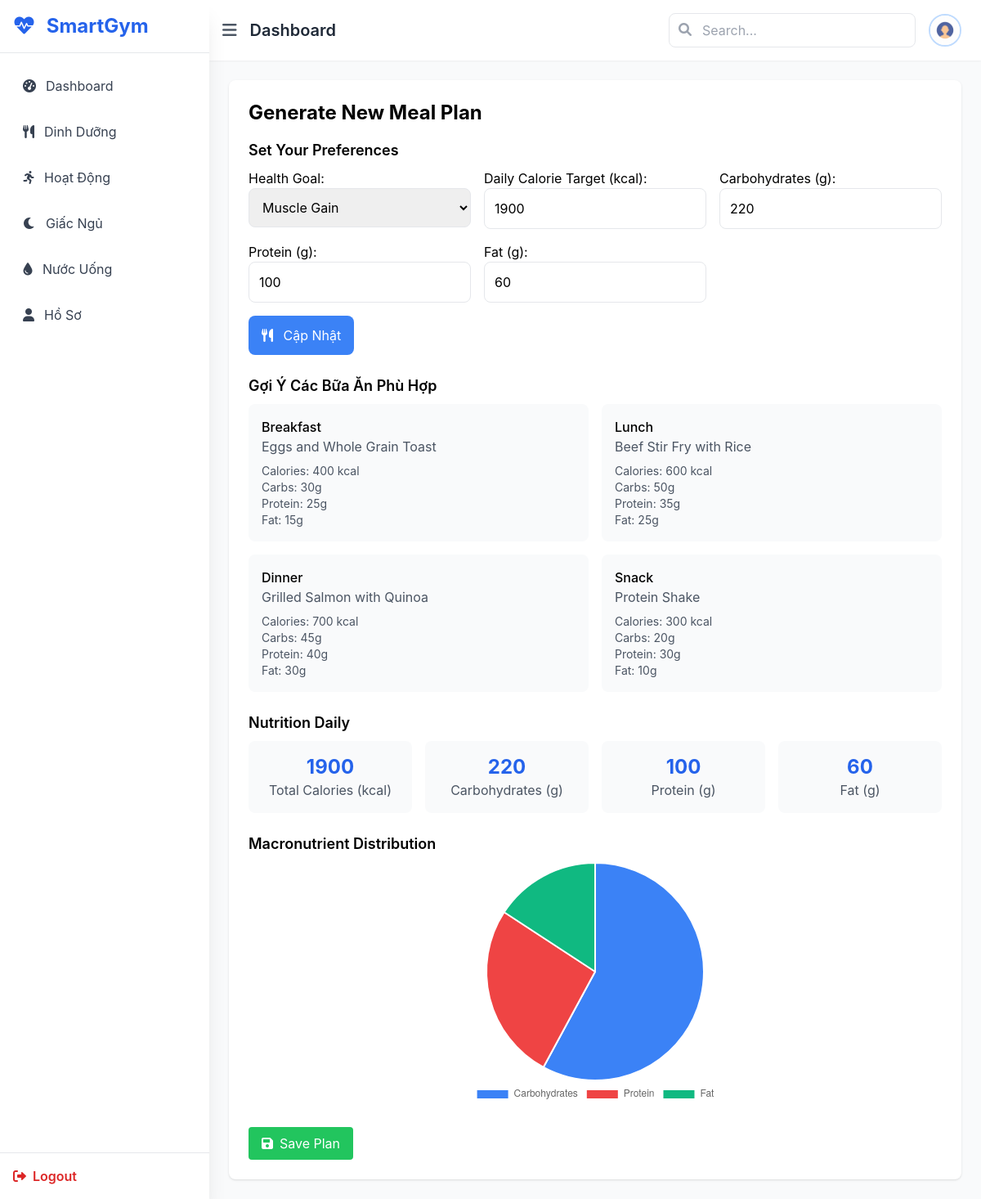
The page /generate_meal_plan/ (signed in) on the database its author committed.
### nutrition/models.py (models this page shows, shortened)
class SuggestedMeal(models.Model):
    MEAL_TYPE_CHOICES = [
        ('breakfast', 'Breakfast'),
        ('lunch', 'Lunch'),
        ('dinner', 'Dinner'),
        ('snack', 'Snack'),
    ]
    GOAL_CHOICES = [
        ('weight_loss', 'Weight Loss'),
        ('muscle_gain', 'Muscle Gain'),
        ('maintenance', 'Maintenance'),
        ('energy', 'Improve Energy'),
    ]
    goal_type = models.CharField(max_length=20, choices=GOAL_CHOICES)
    bmi_min = models.FloatField()
    bmi_max = models.FloatField()
    meal_type = models.CharField(max_length=10, choices=MEAL_TYPE_CHOICES)
    meal_name = models.CharField(max_length=100)
    calories = models.PositiveIntegerField()
    carbs = models.PositiveIntegerField()
    protein = models.PositiveIntegerField()
    fat = models.PositiveIntegerField()

### main/views.py (the view)
# urls.py: path('generate_meal_plan/', views.generate_meal_plan, name='generate_meal_plan'),
@login_required
def generate_meal_plan(request):
    user = request.user
    bmi = user.bmi
    recommendation = None
    suggested_meals = []
    form = GoalSelectionForm()
    if request.method == 'POST':
        form = GoalSelectionForm(request.POST)
        if form.is_valid():
            goal = form.cleaned_data['goal_type']
            rec = GoalRecommendation.objects.filter(
                goal_type=goal,
                bmi_min__lte=bmi,
                bmi_max__gte=bmi
            ).first()
            if rec:
                form = GoalSelectionForm(initial={
                    'goal_type': goal,
                    'calorie_target': rec.calories,
                    'carbs': rec.carbs,
                    'protein': rec.protein,
                    'fat': rec.fat,
                })
                recommendation = {
                    'calories': rec.calories,
                    'carbs': rec.carbs,
                    'protein': rec.protein,
                    'fat': rec.fat,
                }
                suggested_meals = SuggestedMeal.objects.filter(
                    goal_type=goal,
                    bmi_min__lte=bmi,
                    bmi_max__gte=bmi
                )
    else:
        try:
            saved = SavedMealPlan.objects.get(user=user)
            form = GoalSelectionForm(initial={
                'goal_type': saved.goal_type,
                'calorie_target': saved.calorie_target,
                'carbs': saved.carbs,
                'protein': saved.protein,
                'fat': saved.fat,
            })
            recommendation = {
                'calories': saved.calorie_target,
                'carbs': saved.carbs,
                'protein': saved.protein,
                'fat': saved.fat,
            }
            suggested_meals = SuggestedMeal.objects.filter(
                goal_type=saved.goal_type,
                bmi_min__lte=bmi,
                bmi_max__gte=bmi
            )
        except SavedMealPlan.DoesNotExist:
            form = GoalSelectionForm()
    return render(request, 'main/generate_meal_plan.html', {
        'form': form,
        'recommendation': recommendation,
        'suggested_meals': suggested_meals,
    })

### nutrition/forms.py
class GoalSelectionForm(forms.Form):
    goal_type = forms.ChoiceField(choices=GOAL_CHOICES, label='Health Goal')
    calorie_target = forms.IntegerField(label='Daily Calorie Target (kcal)', required=False)
    carbs = forms.IntegerField(label='Carbohydrates (g)', required=False)
    protein = forms.IntegerField(label='Protein (g)', required=False)
    fat = forms.IntegerField(label='Fat (g)', required=False)

### accounts/models.py (called while the page is built)
    @property
    def bmi(self):
        if self.height_cm and self.weight_kg:
            height_m = self.height_cm / 100
            return round(self.weight_kg / (height_m ** 2), 1)
        return None

### main/templatetags/form_filters.py (called while the page is built)
@register.filter(name='add_class')
def add_class(field, css_class):
    try:
        return field.as_widget(attrs={"class": css_class})
    except AttributeError:
        return field  # fallback nếu field không có .as_widget

### main/templates/main/generate_meal_plan.html (shortened to what this page needs)
{% extends 'main/base.html' %}
{% load form_filters %}
{% block content %}
<div class="bg-white p-6 rounded-lg shadow">
    <h2 class="text-2xl font-bold mb-4">Generate New Meal Plan</h2>
    <div class="mb-6">
        <h3 class="text-lg font-semibold mb-2">Set Your Preferences</h3>
    <form method="POST" class="grid grid-cols-1 md:grid-cols-3 gap-4">
    <div class="col-span-1">
        {{ form.goal_type.label_tag }}
        {{ form.goal_type|add_class:"w-full p-3 border rounded-lg focus:ring-2 focus:ring-blue-500" }}
    </div>
    <div class="col-span-1">
        {{ form.calorie_target.label_tag }}
        {{ form.calorie_target|add_class:"w-full p-3 border rounded-lg focus:ring-2 focus:ring-blue-500" }}
    </div>
    <div class="col-span-1">
        {{ form.carbs.label_tag }}
        {{ form.carbs|add_class:"w-full p-3 border rounded-lg focus:ring-2 focus:ring-blue-500" }}
    </div>
    <div class="col-span-1">
        {{ form.protein.label_tag }}
        {{ form.protein|add_class:"w-full p-3 border rounded-lg focus:ring-2 focus:ring-blue-500" }}
    </div>
    <div class="col-span-1">
        {{ form.fat.label_tag }}
        {{ form.fat|add_class:"w-full p-3 border rounded-lg focus:ring-2 focus:ring-blue-500" }}
    </div>
    <div class="md:col-span-3 flex items-end">
        <button type="submit" class="bg-blue-500 text-white px-4 py-3 rounded-lg hover:bg-blue-600 transition duration-300">
            <i class="fas fa-utensils mr-2"></i> Cập Nhật
        </button>
    </div>
</form>
    </div>
    <div class="mb-6">
        <h3 class="text-lg font-semibold mb-2">Gợi Ý Các Bữa Ăn Phù Hợp</h3>
        <div class="grid grid-cols-1 md:grid-cols-2 gap-4">
            {% for meal in suggested_meals %}
            <div class="bg-gray-50 p-4 rounded-lg">
                <h4 class="font-medium capitalize">{{ meal.meal_type }}</h4>
                <p class="text-gray-600">{{ meal.meal_name }}</p>
                <ul class="text-gray-600 text-sm mt-2">
                    <li>Calories: {{ meal.calories }} kcal</li>
                    <li>Carbs: {{ meal.carbs }}g</li>
                    <li>Protein: {{ meal.protein }}g</li>
                    <li>Fat: {{ meal.fat }}g</li>
                </ul>
            </div>
            {% endfor %}
        </div>
    </div>
    <div class="mb-6">
        <h3 class="text-lg font-semibold mb-2">Nutrition Daily</h3>
        <div class="grid grid-cols-1 md:grid-cols-4 gap-4">
            <div class="bg-gray-50 p-4 rounded-lg text-center">
                <p class="text-2xl font-bold text-blue-600">{{ form.calorie_target.value }}</p>
                <p class="text-gray-600">Total Calories (kcal)</p>
            </div>
            <div class="bg-gray-50 p-4 rounded-lg text-center">
                <p class="text-2xl font-bold text-blue-600">{{ form.carbs.value }}</p>
                <p class="text-gray-600">Carbohydrates (g)</p>
            </div>
            <div class="bg-gray-50 p-4 rounded-lg text-center">
                <p class="text-2xl font-bold text-blue-600">{{ form.protein.value }}</p>
                <p class="text-gray-600">Protein (g)</p>
            </div>
            <div class="bg-gray-50 p-4 rounded-lg text-center">
                <p class="text-2xl font-bold text-blue-600">{{ form.fat.value }}</p>
                <p class="text-gray-600">Fat (g)</p>
            </div>
        </div>
    </div>
    <div class="mb-6">
        <h3 class="text-lg font-semibold mb-2">Macronutrient Distribution</h3>
        <div class="chart-container">
            <canvas id="macroChart"></canvas>
        </div>
    </div>
    <form method="POST" action="{% url 'save_meal_plan' %}">
        <button class="bg-green-500 text-white px-4 py-2 rounded hover:bg-green-600">
            <i class="fas fa-save mr-2"></i>Save Plan
        </button>
    </form>
</div>
<script>
    // Macronutrient Distribution Chart (Pie)
    const macroCtx = document.getElementById('macroChart').getContext('2d');
    new Chart(macroCtx, {
        type: 'pie',
        data: {
            labels: ['Carbohydrates', 'Protein', 'Fat'],
            datasets: [{
                data: [
                    parseInt("{{ form.carbs.value|default_if_none:0 }}"),
                    parseInt("{{ form.protein.value|default_if_none:0 }}"),
                    parseInt("{{ form.fat.value|default_if_none:0 }}")
                ],
                backgroundColor: [
                    'rgb(59, 130, 246)',
                    'rgb(239, 68, 68)',
                    'rgb(16, 185, 129)'
                ],
                borderColor: '#fff',
                borderWidth: 2
            }]
        },
        options: {
            responsive: true,
            maintainAspectRatio: false,
            plugins: {
                legend: {
                    position: 'bottom'
                }
            }
        }
    });
</script>
{% endblock %}

### main/static/css/styles.css (style rules this page uses)
body { font-family: "Inter", sans-serif; }
.chart-container { position: relative; height: 300px; }

### rows shown on the page
SuggestedMeal: meal_type "Breakfast", meal_name "Eggs and Whole Grain Toast", calories "400", carbs "30", protein "25", fat "15"
SuggestedMeal: meal_type "Lunch", meal_name "Beef Stir Fry with Rice", calories "600", carbs "50", protein "35", fat "25"
SuggestedMeal: meal_type "Dinner", meal_name "Grilled Salmon with Quinoa", calories "700", carbs "45", protein "40", fat "30"
SuggestedMeal: meal_type "Snack", meal_name "Protein Shake", calories "300", carbs "20", protein "30", fat "10"

### other values the page prints
chart data {{ form.carbs.value|default_if_none:0 }} 220
chart data {{ form.protein.value|default_if_none:0 }} 100
chart data {{ form.fat.value|default_if_none:0 }} 60
